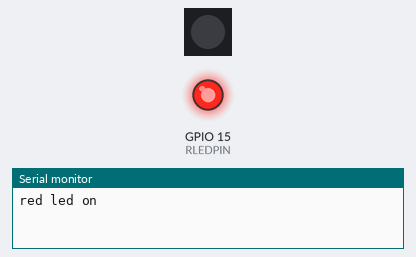
Recording of a program running on a simulated ESP32-S2. On the bench: 1 RGB LEDs in strip order, left to right, output pins drawn as LEDs (lit = HIGH), the last lines printed to the serial monitor.

Above: at 1.0 s.
At 3.0 s:
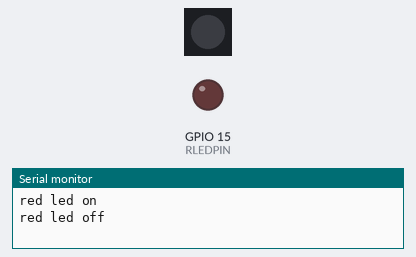
At 4.1 s:
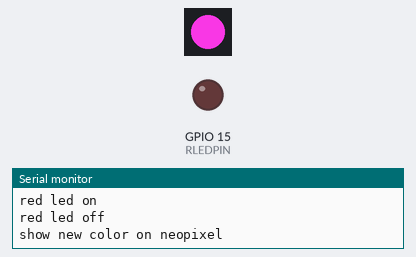
Timing chart, 0 to 5.5 s (numbered marks = the images above):
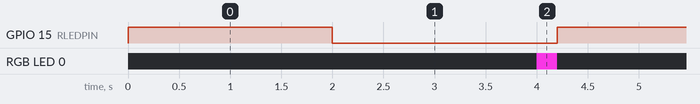

Measured:
- by itself, GPIO 15 (RLEDPIN): alternates HIGH for 2.0 s and LOW for 2.2 s
- by itself, RGB LED 0: alternates RGB(235, 52, 216) for 0.20 s and off for 4.0 s
- by itself, everything shown: repeats every 4.2 s, in 3 steps

The program:

main.cpp
```cpp
#include <Adafruit_NeoPixel.h>

const byte RLEDPIN = LED_BUILTIN;
Adafruit_NeoPixel pixels(1, PIN_NEOPIXEL, NEO_GRB + NEO_KHZ800);

void setup() {
    // put your setup code here, to run once:
  Serial.begin(115200);
  pinMode(RLEDPIN, OUTPUT);
  pixels.begin();
  pixels.show();
}

void loop() {
  // put your main code here, to run repeatedly:
  Serial.println("red led on");
  digitalWrite(RLEDPIN, HIGH);

  delay(2000);

  Serial.println("red led off");
  digitalWrite(RLEDPIN, LOW);

  delay(2000);

  pixels.setPixelColor(0, pixels.Color(235, 52, 216));

  Serial.println("show new color on neopixel");
  pixels.show();

  delay(200);

  Serial.println("blank neopixel");
  pixels.setPixelColor(0, pixels.Color(0, 0, 0));
  pixels.show();
}
```
